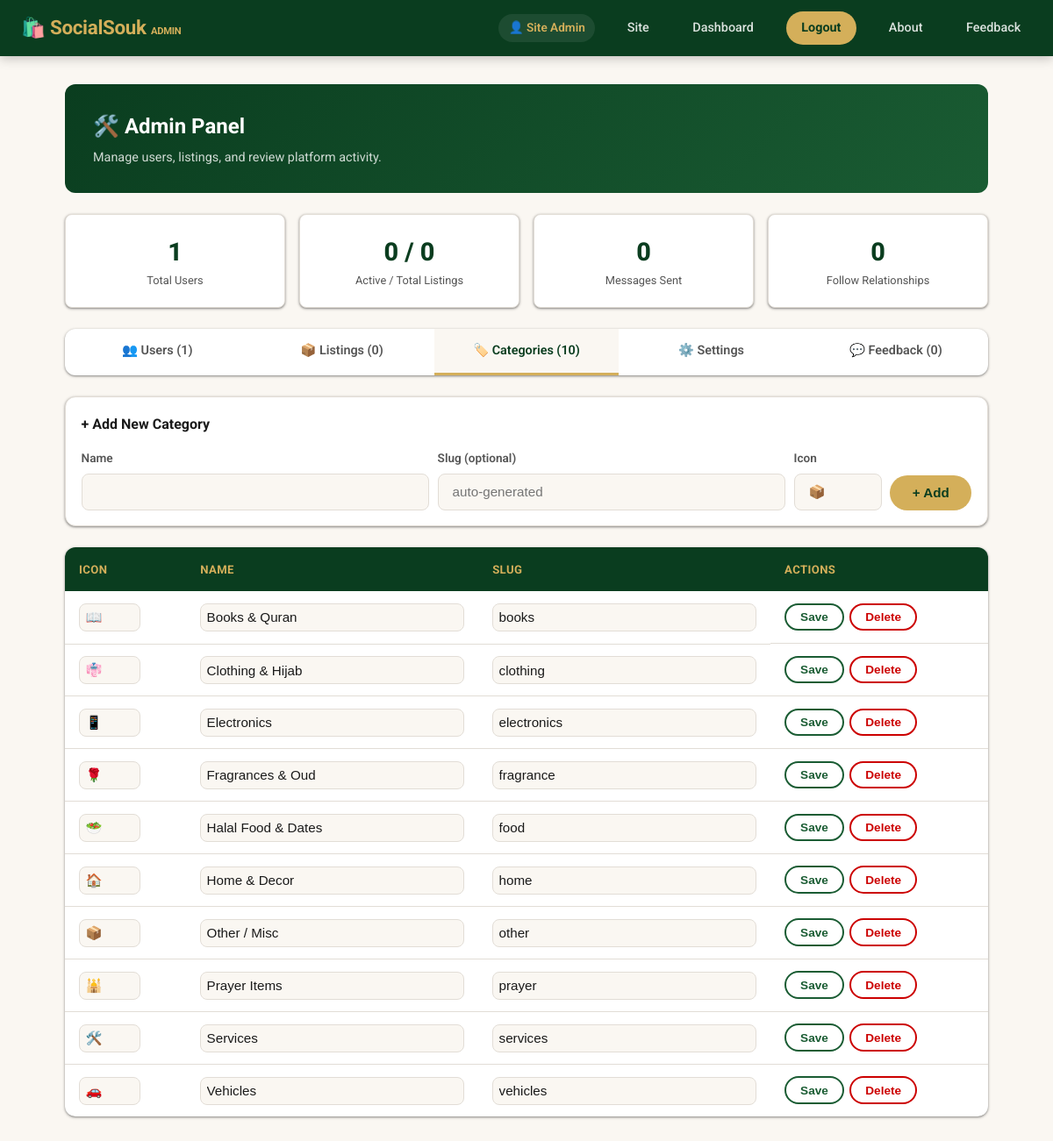
Screenshot of /admin.php?tab=categories (signed in) with the database file from the repository.
### tables this page shows
CREATE TABLE IF NOT EXISTS users (
    id          INT UNSIGNED AUTO_INCREMENT PRIMARY KEY,
    name        VARCHAR(100) NOT NULL,
    email       VARCHAR(150) NOT NULL UNIQUE,
    password    VARCHAR(255) NOT NULL,
    phone       VARCHAR(30),
    city        VARCHAR(100),
    country     VARCHAR(100) DEFAULT 'Pakistan',
    bio         TEXT,
    avatar      VARCHAR(300),
    is_verified TINYINT(1) DEFAULT 0,
    verification_token   VARCHAR(64) NULL,
    verification_expires  DATETIME NULL,
    is_admin    TINYINT(1) DEFAULT 0,
    created_at  TIMESTAMP DEFAULT CURRENT_TIMESTAMP,
    INDEX idx_email (email)
);

CREATE TABLE IF NOT EXISTS categories (
    id    INT UNSIGNED AUTO_INCREMENT PRIMARY KEY,
    name  VARCHAR(100) NOT NULL,
    slug  VARCHAR(100) NOT NULL UNIQUE,
    icon  VARCHAR(10)
);

### db.php (called while the page is built, shortened)
<?php
function e(string $s): string {
    return htmlspecialchars($s, ENT_QUOTES, 'UTF-8');
}
function auth(): ?array {
    $lastActivity = $_SESSION['last_activity'] ?? time();
    return $_SESSION['user'];
}

### admin.php (the view, shortened to what this page needs)
<?php
require_once __DIR__ . '/db.php';
$user = auth();
$tab = $_GET['tab'] ?? 'users';
$stats = $pdo->query(
    "SELECT (SELECT COUNT(*) FROM users) AS total_users,
            (SELECT COUNT(*) FROM listings) AS total_listings,
            (SELECT COUNT(*) FROM listings WHERE is_active = 1) AS active_listings,
            (SELECT COUNT(*) FROM messages) AS total_messages,
            (SELECT COUNT(*) FROM follows) AS total_follows"
)->fetch();
$users = $pdo->query('SELECT * FROM users ORDER BY created_at DESC')->fetchAll();
$listings = $pdo->query(
    'SELECT l.*, u.name AS seller_name FROM listings l JOIN users u ON u.id = l.user_id ORDER BY l.created_at DESC'
)->fetchAll();
$categories = $pdo->query('SELECT * FROM categories ORDER BY name')->fetchAll();
$feedback = $pdo->query('SELECT * FROM feedback ORDER BY created_at DESC')->fetchAll();
?>
<!DOCTYPE html>
<html lang="en">
<head>
<link rel="stylesheet" href="style.css">
</head>
<body>
<nav class="navbar">
    <a class="nav-brand" href="index.php">🛍️ <?= e(SITE_NAME) ?> <small style="color:var(--gold);font-size:.7rem">ADMIN</small></a>
    <div class="nav-links">
        <span class="nav-user">👤 <?= e($user['name']) ?></span>
        <a href="index.php">Site</a>
        <a href="dashboard.php">Dashboard</a>
        <a href="logout.php" class="nav-btn">Logout</a>
        <a href="about.php">About</a>
        <a href="feedback.php">Feedback</a>
    </div>
</nav>
<div class="dashboard-wrap" style="max-width:1100px">
    <div class="dashboard-header">
        <h2>🛠️ Admin Panel</h2>
        <p>Manage users, listings, and review platform activity.</p>
    </div>
    <div class="stat-cards" style="display:grid;grid-template-columns:repeat(auto-fit,minmax(150px,1fr));gap:1rem;margin-bottom:1.5rem">
        <div class="stat-card" style="background:var(--white);border-radius:var(--radius-sm);padding:1.2rem;box-shadow:var(--shadow);border:1.5px solid var(--border);text-align:center">
            <div style="font-size:1.8rem;font-weight:800;color:var(--green-deep)"><?= (int) $stats['total_users'] ?></div>
            <div style="font-size:.8rem;color:var(--text-mid)">Total Users</div>
        </div>
        <div class="stat-card" style="background:var(--white);border-radius:var(--radius-sm);padding:1.2rem;box-shadow:var(--shadow);border:1.5px solid var(--border);text-align:center">
            <div style="font-size:1.8rem;font-weight:800;color:var(--green-deep)"><?= (int) $stats['active_listings'] ?> / <?= (int) $stats['total_listings'] ?></div>
            <div style="font-size:.8rem;color:var(--text-mid)">Active / Total Listings</div>
        </div>
        <div class="stat-card" style="background:var(--white);border-radius:var(--radius-sm);padding:1.2rem;box-shadow:var(--shadow);border:1.5px solid var(--border);text-align:center">
            <div style="font-size:1.8rem;font-weight:800;color:var(--green-deep)"><?= (int) $stats['total_messages'] ?></div>
            <div style="font-size:.8rem;color:var(--text-mid)">Messages Sent</div>
        </div>
        <div class="stat-card" style="background:var(--white);border-radius:var(--radius-sm);padding:1.2rem;box-shadow:var(--shadow);border:1.5px solid var(--border);text-align:center">
            <div style="font-size:1.8rem;font-weight:800;color:var(--green-deep)"><?= (int) $stats['total_follows'] ?></div>
            <div style="font-size:.8rem;color:var(--text-mid)">Follow Relationships</div>
        </div>
    </div>
    <div class="tabs">
        <a href="?tab=users" class="tab-btn <?= $tab === 'users' ? 'active' : '' ?>" style="text-decoration:none;display:block;text-align:center">👥 Users (<?= count($users) ?>)</a>
        <a href="?tab=listings" class="tab-btn <?= $tab === 'listings' ? 'active' : '' ?>" style="text-decoration:none;display:block;text-align:center">📦 Listings (<?= count($listings) ?>)</a>
        <a href="?tab=categories" class="tab-btn <?= $tab === 'categories' ? 'active' : '' ?>" style="text-decoration:none;display:block;text-align:center">🏷️ Categories (<?= count($categories) ?>)</a>
        <a href="?tab=settings" class="tab-btn <?= $tab === 'settings' ? 'active' : '' ?>" style="text-decoration:none;display:block;text-align:center">⚙️ Settings</a>
        <a href="?tab=feedback" class="tab-btn <?= $tab === 'feedback' ? 'active' : '' ?>" style="text-decoration:none;display:block;text-align:center">💬 Feedback (<?= count($feedback) ?>)</a>
    </div>
    <?php if ($tab === 'listings'): ?>
        <div style="display:flex;justify-content:flex-end;margin-bottom:1rem">
            <a href="?export=listings" class="btn btn-outline btn-sm">⬇ Download CSV</a>
        </div>
        <table class="table">
            <thead><tr><th>Title</th><th>Seller</th><th>Price</th><th>City</th><th>Halal</th><th>Views</th><th>Status</th><th>Actions</th></tr></thead>
            <tbody>
                <?php foreach ($listings as $l): ?>
                <tr>
                    <td><a href="listing.php?id=<?= (int) $l['id'] ?>" target="_blank"><?= e($l['title']) ?></a></td>
                    <td><?= e($l['seller_name']) ?></td>
                    <td><?= $l['price'] > 0 ? '$' . number_format((float) $l['price']) : 'Free/Swap' ?></td>
                    <td><?= e($l['city'] ?: '—') ?></td>
                    <td><?= $l['halal_badge'] ? '✓' : '—' ?></td>
                    <td><?= (int) $l['views'] ?></td>
                    <td><span class="badge <?= $l['is_active'] ? 'badge-active' : 'badge-closed' ?>"><?= $l['is_active'] ? 'Active' : 'Hidden' ?></span></td>
                    <td style="display:flex;gap:.4rem">
                        <a href="edit-listing.php?id=<?= (int) $l['id'] ?>" class="btn btn-sm btn-outline">Edit</a>
                        <form method="post"><input type="hidden" name="_csrf" value="<?= e(csrf()) ?>"><button type="submit" name="toggle_listing" value="<?= (int) $l['id'] ?>" class="btn btn-sm btn-outline"><?= $l['is_active'] ? 'Hide' : 'Show' ?></button></form>
                        <form method="post" onsubmit="return confirm('Delete this listing permanently?')"><input type="hidden" name="_csrf" value="<?= e(csrf()) ?>"><button type="submit" name="delete_listing" value="<?= (int) $l['id'] ?>" class="btn btn-sm btn-outline" style="color:#c00;border-color:#c00">Delete</button></form>
                    </td>
                </tr>
                <?php endforeach; ?>
            </tbody>
        </table>
    <?php elseif ($tab === 'categories'): ?>
        <div class="card" style="margin-bottom:1.5rem"><div class="card-body">
            <h3 style="font-size:1rem;margin-bottom:1rem">+ Add New Category</h3>
            <form method="post" style="display:grid;grid-template-columns:1fr 1fr 100px auto;gap:.6rem;align-items:end">
                <div class="form-group" style="margin:0"><label class="form-label">Name</label><input type="text" name="name" class="form-control" required></div>
                <div class="form-group" style="margin:0"><label class="form-label">Slug (optional)</label><input type="text" name="slug" class="form-control" placeholder="auto-generated"></div>
                <div class="form-group" style="margin:0"><label class="form-label">Icon</label><input type="text" name="icon" class="form-control" placeholder="📦"></div>
                <button type="submit" name="add_category" value="1" class="btn btn-primary">+ Add</button>
            </form>
        </div></div>
        <table class="table">
            <thead><tr><th>Icon</th><th>Name</th><th>Slug</th><th>Actions</th></tr></thead>
            <tbody>
                <?php foreach ($categories as $c): $fid = 'cat-' . (int) $c['id']; ?>
                <tr>
                    <td><input type="text" name="icon" form="<?= $fid ?>" value="<?= e($c['icon']) ?>" class="form-control" style="width:70px;padding:.4rem"></td>
                    <td><input type="text" name="name" form="<?= $fid ?>" value="<?= e($c['name']) ?>" class="form-control" style="padding:.4rem"></td>
                    <td><input type="text" name="slug" form="<?= $fid ?>" value="<?= e($c['slug']) ?>" class="form-control" style="padding:.4rem"></td>
                    <td style="display:flex;gap:.4rem">
                        <form method="post" id="<?= $fid ?>" style="display:inline">
                            <button type="submit" name="edit_category" value="<?= (int) $c['id'] ?>" class="btn btn-sm btn-outline">Save</button>
                        </form>
                        <form method="post" onsubmit="return confirm('Delete this category? Listings using it will become uncategorized.')" style="display:inline">
                            <button type="submit" name="delete_category" value="<?= (int) $c['id'] ?>" class="btn btn-sm btn-outline" style="color:#c00;border-color:#c00">Delete</button>
                        </form>
                    </td>
                </tr>
                <?php endforeach; ?>
            </tbody>
        </table>
    <?php endif; ?>
</div>
</body>
</html>

### style.css (style rules this page uses)
:root { --green-deep: #0a3d1f; --green-mid: #1a5c33; --green-light: #2d7a4a; --gold: #d4af5a; --gold-dark: #b8973b; --gold-light: #f0d78a; --cream: #faf7f2; --white: #ffffff; --text: #1a1a1a; --text-mid: #555; --text-light: #888; --border: #e2ddd6; --shadow: 0 1px 2px rgba(0,0,0,.30), 0 1px 3px 1px rgba(0,0,0,.15); --shadow-lg: 0 1px 3px rgba(0,0,0,.30), 0 4px 8px 3px rgba(0,0,0,.15); --radius-sm: 8px; --radius: 12px; --radius-lg: 16px; --radius-full: 999px; --transition: .2s cubic-bezier(.4,0,.2,1); }
*, *::before, *::after { box-sizing: border-box; margin: 0; padding: 0; }
body { font-family: 'Roboto', 'Segoe UI', system-ui, -apple-system, sans-serif; background: var(--cream); color: var(--text); line-height: 1.6; }
a { color: var(--green-mid); text-decoration: none; }
.navbar { background: var(--green-deep); padding: 0 1.5rem; display: flex; align-items: center; justify-content: space-between; height: 64px; position: sticky; top: 0; z-index: 100; box-shadow: 0 2px 12px rgba(0,0,0,.25); }
.nav-brand { font-size: 1.4rem; font-weight: 700; color: var(--gold); letter-spacing: -.3px; }
.nav-links { display: flex; align-items: center; gap: 1.5rem; }
.nav-links a { color: rgba(255,255,255,.85); font-size: .9rem; font-weight: 500; padding: .4rem .8rem; border-radius: 6px; transition: var(--transition); }
.nav-btn { background: var(--gold) !important; color: var(--green-deep) !important; font-weight: 700 !important; padding: .45rem 1.1rem !important; border-radius: 20px !important; }
.nav-user { display: inline-flex; align-items: center; gap: .3rem; color: var(--gold); font-size: .85rem; font-weight: 600; padding: .35rem .7rem; background: rgba(255,255,255,.08); border-radius: var(--radius-full); white-space: nowrap; max-width: 160px; overflow: hidden; text-overflow: ellipsis; }
.btn { display: inline-flex; align-items: center; gap: .4rem; padding: .7rem 1.6rem; border-radius: 25px; font-size: .95rem; font-weight: 600; cursor: pointer; border: none; transition: var(--transition); text-decoration: none; }
.btn-primary { background: var(--gold); color: var(--green-deep); }
.btn-outline { background: transparent; color: var(--green-mid); border: 2px solid var(--green-mid); }
.btn-sm { padding: .4rem 1rem; font-size: .85rem; }
.card { background: var(--white); border-radius: var(--radius); overflow: hidden; box-shadow: var(--shadow); transition: var(--transition); border: 1.5px solid var(--border); }
.card-body { padding: 1.1rem; }
.form-group { margin-bottom: 1.1rem; }
.form-label { display: block; font-size: .85rem; font-weight: 600; color: var(--text-mid); margin-bottom: .4rem; }
.form-control { width: 100%; padding: .7rem 1rem; border: 1.5px solid var(--border); border-radius: var(--radius-sm); font-size: .95rem; color: var(--text); background: var(--cream); outline: none; transition: var(--transition); }
.dashboard-wrap { max-width: 1000px; margin: 2rem auto; padding: 0 1.5rem; }
.dashboard-header { background: linear-gradient(135deg, var(--green-deep), var(--green-mid)); color: var(--white); border-radius: var(--radius); padding: 1.8rem 2rem; margin-bottom: 1.5rem; }
.dashboard-header h2 { font-size: 1.5rem; font-weight: 700; }
.dashboard-header p { opacity: .8; font-size: .9rem; margin-top: .3rem; }
.tabs { display: flex; gap: 0; background: var(--white); border-radius: var(--radius); overflow: hidden; box-shadow: var(--shadow); margin-bottom: 1.5rem; }
.tab-btn { flex: 1; padding: .85rem; font-size: .9rem; font-weight: 600; background: none; border: none; cursor: pointer; color: var(--text-mid); border-bottom: 3px solid transparent; transition: var(--transition); }
.tab-btn.active { color: var(--green-deep); border-bottom-color: var(--gold); background: var(--cream); }
.table { width: 100%; border-collapse: collapse; background: var(--white); border-radius: var(--radius); overflow: hidden; box-shadow: var(--shadow); }
.table th { background: var(--green-deep); color: var(--gold); padding: .9rem 1rem; text-align: left; font-size: .82rem; text-transform: uppercase; letter-spacing: .4px; }
.table td { padding: .85rem 1rem; border-bottom: 1px solid var(--border); font-size: .9rem; }
.table tr:last-child td { border-bottom: none; }
.nav-brand { min-width: 0; overflow: hidden; text-overflow: ellipsis; white-space: nowrap; }

### rows the page displays
users: name "Site Admin"
categories: icon "📖", name "Books & Quran", slug "books", $c['id'] 1 (drawn)
categories: icon "👘", name "Clothing & Hijab", slug "clothing", $c['id'] 2 (drawn)
categories: icon "📱", name "Electronics", slug "electronics", $c['id'] 6 (drawn)
categories: icon "🌹", name "Fragrances & Oud", slug "fragrance", $c['id'] 5 (drawn)
categories: icon "🥗", name "Halal Food & Dates", slug "food", $c['id'] 4 (drawn)
categories: icon "🏠", name "Home & Decor", slug "home", $c['id'] 7 (drawn)
categories: icon "📦", name "Other / Misc", slug "other", $c['id'] 10 (drawn)
categories: icon "🕌", name "Prayer Items", slug "prayer", $c['id'] 3 (drawn)
categories: icon "🛠️", name "Services", slug "services", $c['id'] 9 (drawn)
categories: icon "🚗", name "Vehicles", slug "vehicles", $c['id'] 8 (drawn)

### other values shown
SITE_NAME "SocialSouk"
$stats['total_users'] "1"
$stats['active_listings'] "0"
$stats['total_listings'] "0"
$stats['total_messages'] "0"
$stats['total_follows'] "0"
count($users) "1"
count($listings) "0"
count($categories) "10"
count($feedback) "0"
